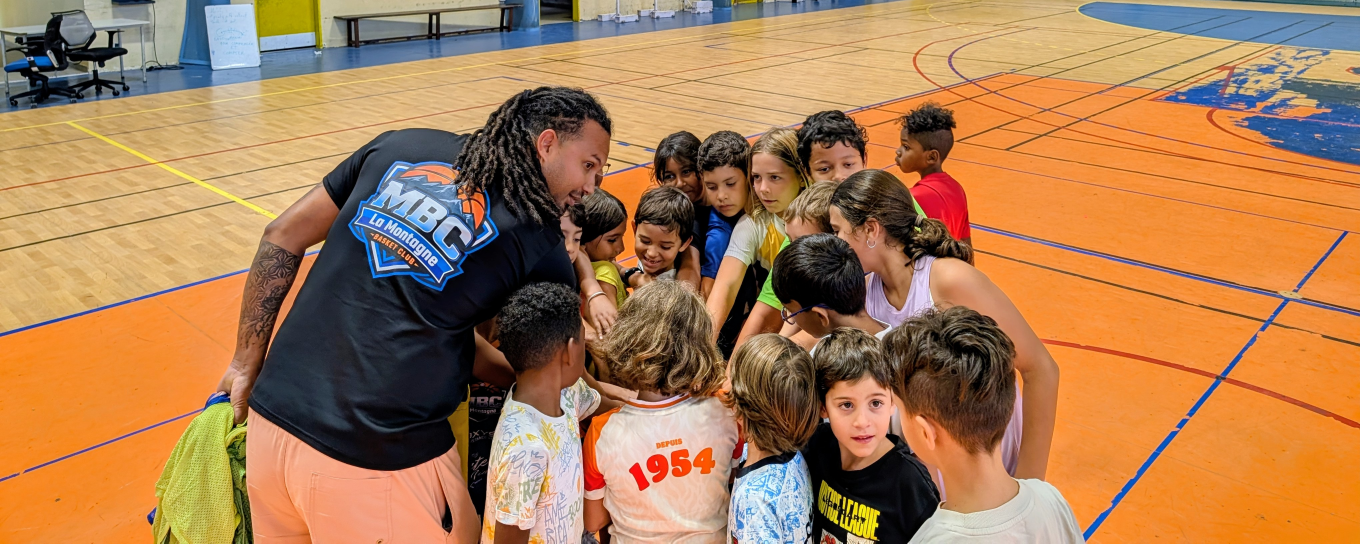
#> input picture .claude/sources/hero-regroupement-4080x1630.jpg, 4080 x 1630 px (shown at 1/3 size)
$ python build-hero.py sources/hero-regroupement-4080x1630.jpg
#> lines starting #> are read from the running program, lines starting #| are printed output that depends on the picture
# -*- coding: utf-8 -*-
"""Regenere TOUTES les variantes de l'image du hero a partir de son original.

    python .claude/build-hero.py            ecrit les fichiers
    python .claude/build-hero.py --essai    affiche le bilan, n'ecrit rien

Pourquoi ce script existe
-------------------------
Les variantes livrees en septembre 2026 avaient ete produites une par une, sans
reglage commun. Resultat : le fichier que TELECHARGE un telephone (le recadrage
mobile 1102) pesait 163 Ko alors qu'un encodage propre du meme original donne
97 Ko **et** reste plus fidele — mesure a l'appui (ecart moyen a l'original :
4,87 avant, 3,68 apres). Autrement dit on payait 66 Ko pour une image moins
bonne. Ce fichier fige les reglages pour que cela ne se reproduise pas.

Deux cadrages, pas un
---------------------
L'original est un panoramique 4080x1630 (2,5:1). Dans un cadre de telephone, un
2,5:1 ne peut pas tenir : ou il devient une bande de 150 px de haut, ou
`object-fit: cover` en coupe les quatre cinquiemes. On sort donc une SECONDE
serie, recadree sur une fenetre portrait. La bascule se fait a 640 px, dans le
<picture> ET dans la feuille de style : les deux valeurs doivent rester egales.

LA FENETRE MOBILE : UNE BANDE, PAS UN PORTRAIT
----------------------------------------------
Le recadrage mobile etait un portrait (960..2240) pose en fond derriere le
texte du hero. Deux defauts, mesures : le blason du dos de l'entraineur
tombait exactement sous le titre, et on ne voyait que 57 % des enfants.

La cause est geometrique, et elle ne se contourne pas : avec object-fit:cover
dans un cadre portrait, la largeur de scene visible vaut

    largeur_ecran x 1630 / hauteur_du_hero

Elle ne depend PAS de la largeur du fichier livre. Pour tout voir a 390 px il
aurait fallu un hero de 320 px de haut, alors que le seul bloc de texte en
occupe 480. Elargir le recadrage ne servait donc a rien tant que la photo
restait DERRIERE le texte.

Depuis, sur telephone, la photo a sa propre bande et le texte vit dessous
(voir V138 dans style.css). La contrainte disparait : la fenetre peut etre
large. Elle va de 980 a 2950, ce qui tient l'entraineur, son blason
(x=1060..1500) et la totalite du groupe d'enfants (jusqu'a x=2950).

Le prefixe des fichiers passe de « -mob- » a « -bande- » : le cadrage change,
donc le CONTENU change. Le service worker met les images en cache par leur
nom ; garder l'ancien nom aurait servi l'ancien cadrage a tout visiteur deja
venu.

Qualites
--------
AVIF 45 / WebP 66 : au-dessus, on paye des octets que l'oeil ne voit pas ; en
dessous (q=34 par exemple) la moyenne des ecarts reste bonne mais les aplats du
parquet commencent a se marbrer. Le JPEG n'est qu'un repli pour les navigateurs
sans WebP : un seul cran, en 1672.
"""
import io
import os
import sys

from PIL import Image

RACINE = os.path.dirname(os.path.dirname(os.path.abspath(__file__)))
ORIGINAL = os.path.join(RACINE, '.claude', 'sources',
                        'hero-regroupement-4080x1630.jpg')
SORTIE = os.path.join(RACINE, 'assets', 'images')
BASE = 'mbc-hero-regroupement'

# La fenetre du recadrage mobile dans l'original, en pixels.
FENETRE_MOBILE = (980, 0, 2950, 1630)

LARGEURS_DESKTOP = (1280, 1672, 2048, 2400, 2800)
# Deux crans mobiles suffisent. Le `sizes` du <picture> vaut 585px (la largeur
# de la source une fois mise a l'echelle par cover, dans le cas le plus grand) :
# un troisieme cran a 440 ne pourrait donc etre choisi que sous un DPR de 0,75,
# ce qui n'existe pas. Le cran haut est a 1280, soit la resolution NATIVE de la
# fenetre : au-dela on inventerait des pixels, en deca on livre une image
# agrandie x1,5 sur les telephones denses.
LARGEURS_MOBILE = (760, 1400)
REPLI_JPEG = 1672

Q_AVIF = 45
Q_WEBP = 66
Q_JPEG = 82


def hauteur(src, larg):
    """Hauteur qui preserve exactement le rapport de la source."""
    return int(round(larg * src.size[1] / float(src.size[0])))


def ecrire(im, chemin, format, essai, **opts):
    tampon = io.BytesIO()
    im.save(tampon, format, **opts)
    octets = tampon.getvalue()
    avant = os.path.getsize(chemin) if os.path.exists(chemin) else 0
    if not essai:
        with open(chemin, 'wb') as f:
            f.write(octets)
    ecart = (' (%s%.0f %%)' % ('-' if avant > len(octets) else '+',
                               abs(100. * (avant - len(octets)) / avant))) if avant else ' (nouveau)'
    print('   %-46s %7.1f Ko%s' % (os.path.basename(chemin), len(octets) / 1024., ecart))
    return len(octets), avant


def serie(src, largeurs, suffixe, essai):
    total, total_avant = 0, 0
    for larg in largeurs:
        im = src.resize((larg, hauteur(src, larg)), Image.LANCZOS)
        nom = '%s%s%d' % (BASE, suffixe, larg)
        n, a = ecrire(im, os.path.join(SORTIE, nom + '.avif'), 'AVIF', essai,
                      quality=Q_AVIF, speed=4)
        total += n
        total_avant += a
        n, a = ecrire(im, os.path.join(SORTIE, nom + '.webp'), 'WEBP', essai,
                      quality=Q_WEBP, method=6)
        total += n
        total_avant += a
    return total, total_avant


def main():
    essai = '--essai' in sys.argv
    if not os.path.exists(ORIGINAL):
        print('!! original introuvable : %s' % ORIGINAL)
        print('   (c\'est le panoramique 4080x1630 fourni par le club)')
        return 1

    o = Image.open(ORIGINAL).convert('RGB')
#> o is the input picture: PIL image 4080x1630 RGB; mean R, G, B 169.8, 125, 84.9
    print('original : %s  %.1f Mo' % (o.size, os.path.getsize(ORIGINAL) / 1048576.))
#| original : (4080, 1630)  1.4 Mo
    if o.size != (4080, 1630):
        print('!! l\'original n\'a pas les dimensions attendues (4080x1630) :')
        print('   les largeurs et la fenetre mobile ci-dessus ont ete calculees')
        print('   pour CE fichier. Verifiez avant de continuer.')
        return 1

    print('\npanoramique (>= 641 px)')
    t1, a1 = serie(o, LARGEURS_DESKTOP, '-', essai)
#> the loop in serie, `for larg in largeurs:` made 1 pass
#> pass 1, in serie, `im = src.resize((larg, hauteur(src, larg)), Image.LANCZOS)`:
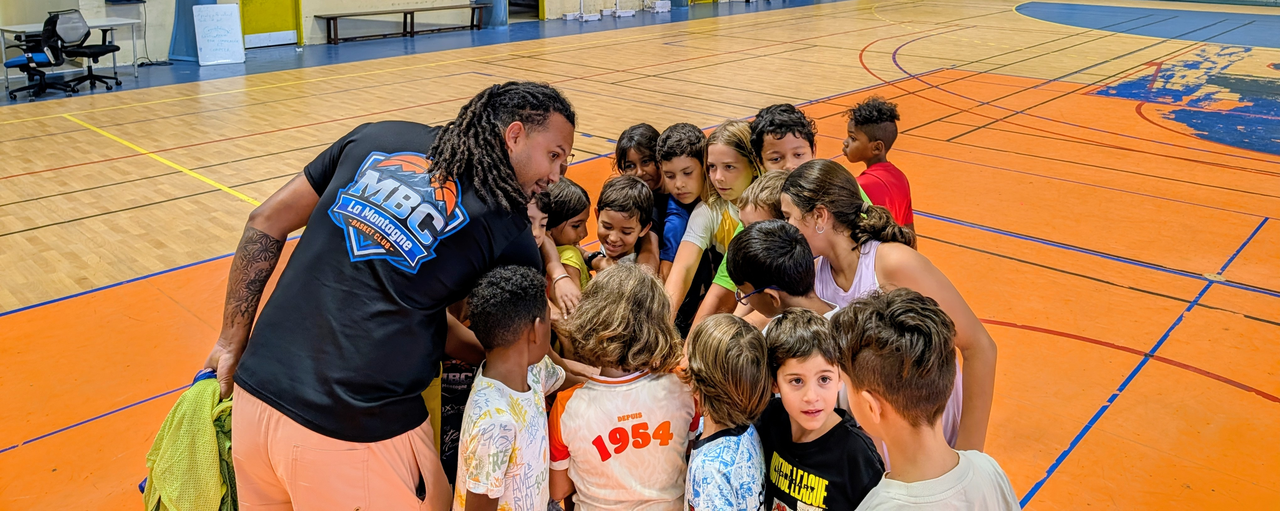
#> im: PIL image 1280x511 RGB; mean R, G, B 169.8, 125, 84.9
#> after the loop in serie, `for larg in largeurs:`: total = 0

    print('\nrecadrage mobile (<= 640 px), fenetre x=%d..%d' % (FENETRE_MOBILE[0], FENETRE_MOBILE[2]))
    m = o.crop(FENETRE_MOBILE)
    # « -mob- » et non « -m- » : le cadrage a change, donc le CONTENU des
    # fichiers a change. Le service worker met les images en cache par leur nom
    # (stale-while-revalidate) : garder les anciens noms aurait servi l'ancien
    # cadrage, celui sans le logo, a tout visiteur deja venu.
    t2, a2 = serie(m, LARGEURS_MOBILE, '-bande-', essai)

    print('\nrepli JPEG')
    j = o.resize((REPLI_JPEG, hauteur(o, REPLI_JPEG)), Image.LANCZOS)
    t3, a3 = ecrire(j, os.path.join(SORTIE, BASE + '.jpg'), 'JPEG', essai,
                    quality=Q_JPEG, optimize=True, progressive=True)

    tot, av = t1 + t2 + t3, a1 + a2 + a3
    print('\ntotal : %.0f Ko -> %.0f Ko  (%s%.0f %%)'
          % (av / 1024., tot / 1024., '-' if av > tot else '+',
             abs(100. * (av - tot) / av) if av else 0))
    if essai:
        print('\nessai : aucun fichier ecrit')
    else:
        print('\nne pas oublier : python .claude/bump-assets.py')
    return 0


if __name__ == '__main__':
#> (the run stopped early here; a loop or call above may not have finished)
